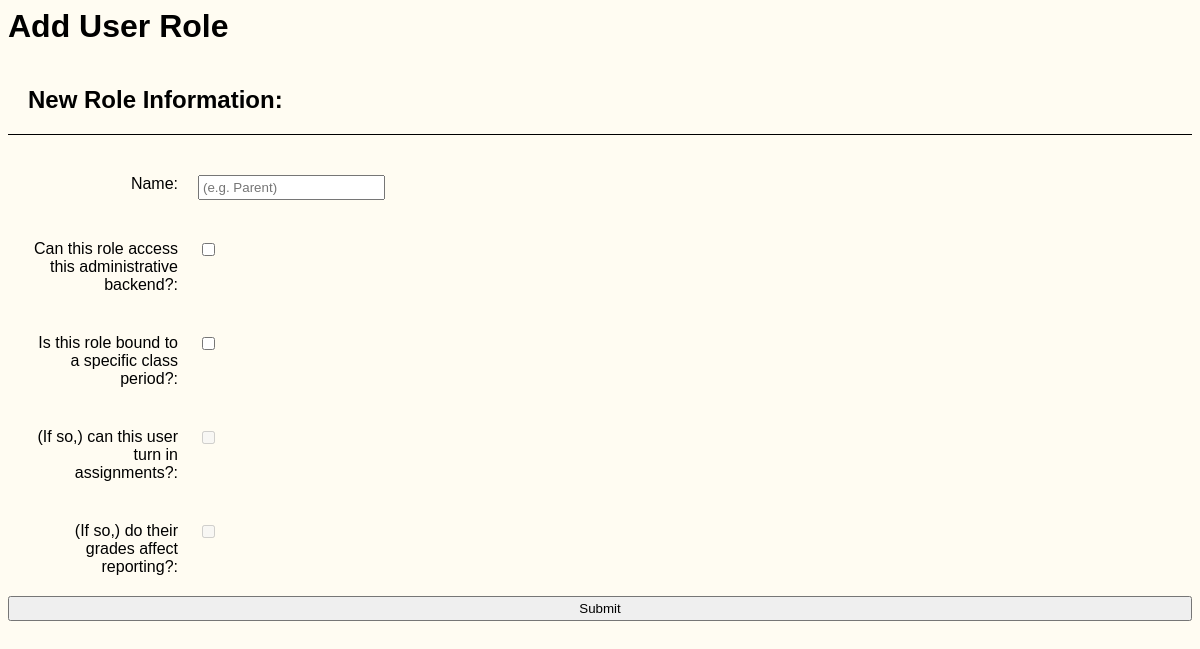
The page /backend/add_user_role.php on the database as committed earlier.
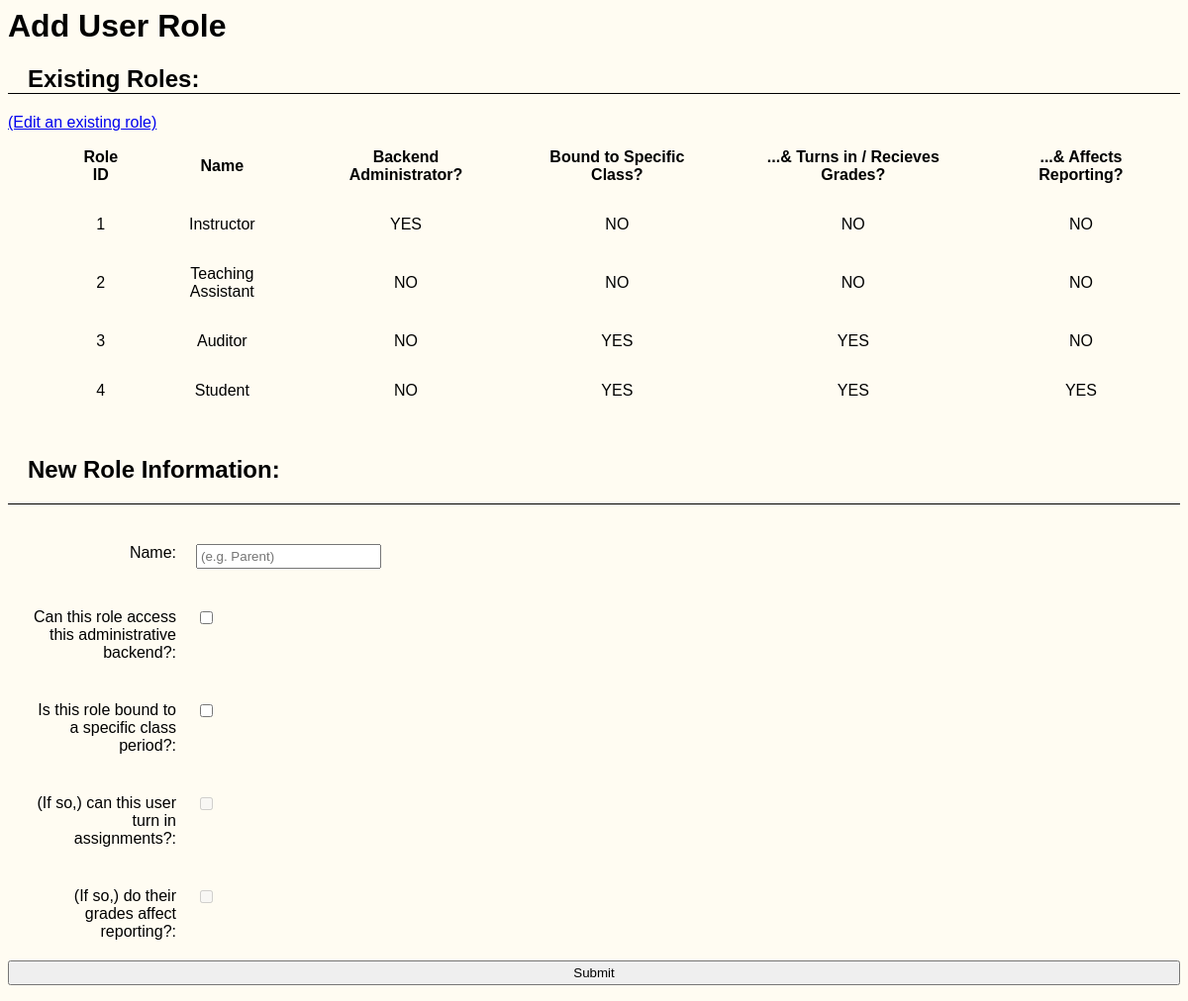
The same page on the database as committed later.
### tables this page shows
CREATE TABLE user_role (
    `rid` INT UNSIGNED NOT NULL AUTO_INCREMENT,
    `name` VARCHAR(255) NOT NULL,
    `access_backend` TINYINT(1),     
    `class_membership` TINYINT(1),   
    `handin_enabled` TINYINT(1),     
    `reporting_enabled` TINYINT(1),  
        PRIMARY KEY (`rid`)
);

### backend/add_user_role.php (the view, shortened to what this page needs)
<html>
<head>
	<link rel="stylesheet" href="static/style.css" type="text/css" />
</head>
<body>
	<h1>Add User Role</h1>
	<?php
	include 'config/database.php';
	$method = $_SERVER['REQUEST_METHOD'];
	if ($method == 'POST') {
		$access_backend = array_key_exists("access_backend", $_POST) ? 1 : 0;
		$class_membership = array_key_exists("class_membership", $_POST) ? 1 : 0;
		$handin_enabled = array_key_exists("handin_enabled", $_POST) ? 1 : 0;
		$reporting_enabled = array_key_exists("reporting_enabled", $_POST) ? 1 : 0;
		$role_insert = $conn->prepare("INSERT INTO user_role (name, access_backend, class_membership, handin_enabled, reporting_enabled) VALUES (?, ?, ?, ?, ?)");
		$role_insert->bind_param("siiii", $_POST['name'], $access_backend, $class_membership, $handin_enabled, $reporting_enabled);
		$role_insert->execute();
		?><p style="font-weight:bold"><?php echo($_POST['name']); ?> Role Added</p>
		<p><a href="add_user_role.php">Again</a> | <a href="index.php">Menu</a></p><?php
	} else {
			$res = $conn->query("SELECT * FROM user_role");
	if ($res->num_rows > 0) {
		?><h2>Existing Roles:</h2>
			<a href="edit_user_role.php">(Edit an existing role)</a>
			<table>
				<tr>
					<th>Role ID</th>
					<th>Name</th>
					<th>Backend Administrator?</th>
					<th>Bound to Specific Class?</th>
					<th>...&amp; Turns in / Recieves Grades?</th>
					<th>...&amp; Affects Reporting?</th>
				</tr>
				<?php
			while ($role = $res->fetch_assoc()) {
				?><tr>
					<td><?php echo($role["rid"]); ?></td>
					<td><?php echo($role["name"]); ?></td>
					<td><?php echo($role["access_backend"] ? "YES" : "NO"); ?></td>
					<td><?php echo($role["class_membership"] ? "YES" : "NO"); ?></td>
					<td><?php echo($role["handin_enabled"] ? "YES" : "NO"); ?></td>
					<td><?php echo($role["reporting_enabled"] ? "YES" : "NO"); ?></td>
				</tr>
			<?php } ?>
			</table>
			<?php
		}
		?><form action="add_user_role.php" method="post">
		<h2>New Role Information:</h2>
			<div><label for="name">Name:</label><input type="text" id="name" name="name" placeholder="(e.g. Parent)" /></div>
			<div><label for="access_backend">Can this role access this administrative backend?:</label><input type="checkbox" id="access_backend" name="access_backend" value="1" /></div>
			<div><label for="class_membership">Is this role bound to a specific class period?:</label><input type="checkbox" id="class_membership" name="class_membership" value="1" /></div>
			<div><label for="handin_enabled">(If so,) can this user turn in assignments?:</label><input type="checkbox" id="handin_enabled" name="handin_enabled" value="1" /></div>
			<div><label for="reporting_enabled">(If so,) do their grades affect reporting?:</label><input type="checkbox" id="reporting_enabled" name="reporting_enabled" value="1" /></div>
		<input type="submit">
		</form><?php
	}
	?>
</body>
</html>

### backend/static/style.css (style rules this page uses)
* { font-family: Verdana, Geneva, sans-serif; }
body { background-color:#fffcf2; }
form > * { display:block; width:100%; box-sizing:border-box; padding:20px; }
th, td { padding:15px; text-align:center; }
label { display:inline-block; width:150px; text-align:right; margin-right:20px; vertical-align: top; }
input, option, select { padding:3px; }
table { padding-left:50px; }
table { border:0; }
h2 { border-bottom:1px #000 solid; padding-left:20px; }

Rows that differ between the two databases and show on the page:
added user_role: rid "1", name "Instructor", access_backend "YES", class_membership "NO", handin_enabled "NO", reporting_enabled "NO"
added user_role: rid "2", name "Teaching Assistant", access_backend "NO", class_membership "NO", handin_enabled "NO", reporting_enabled "NO"
added user_role: rid "3", name "Auditor", access_backend "NO", class_membership "YES", handin_enabled "YES", reporting_enabled "NO"
added user_role: rid "4", name "Student", access_backend "NO", class_membership "YES", handin_enabled "YES", reporting_enabled "YES"
Other text that changed with them:
text now shown: "Existing Roles: (Edit an existing role) Role ID Name Backend Administrator? Bound to Specific Class? ...& Turns in / Recieves Grades? ...& Affects Reporting?"
